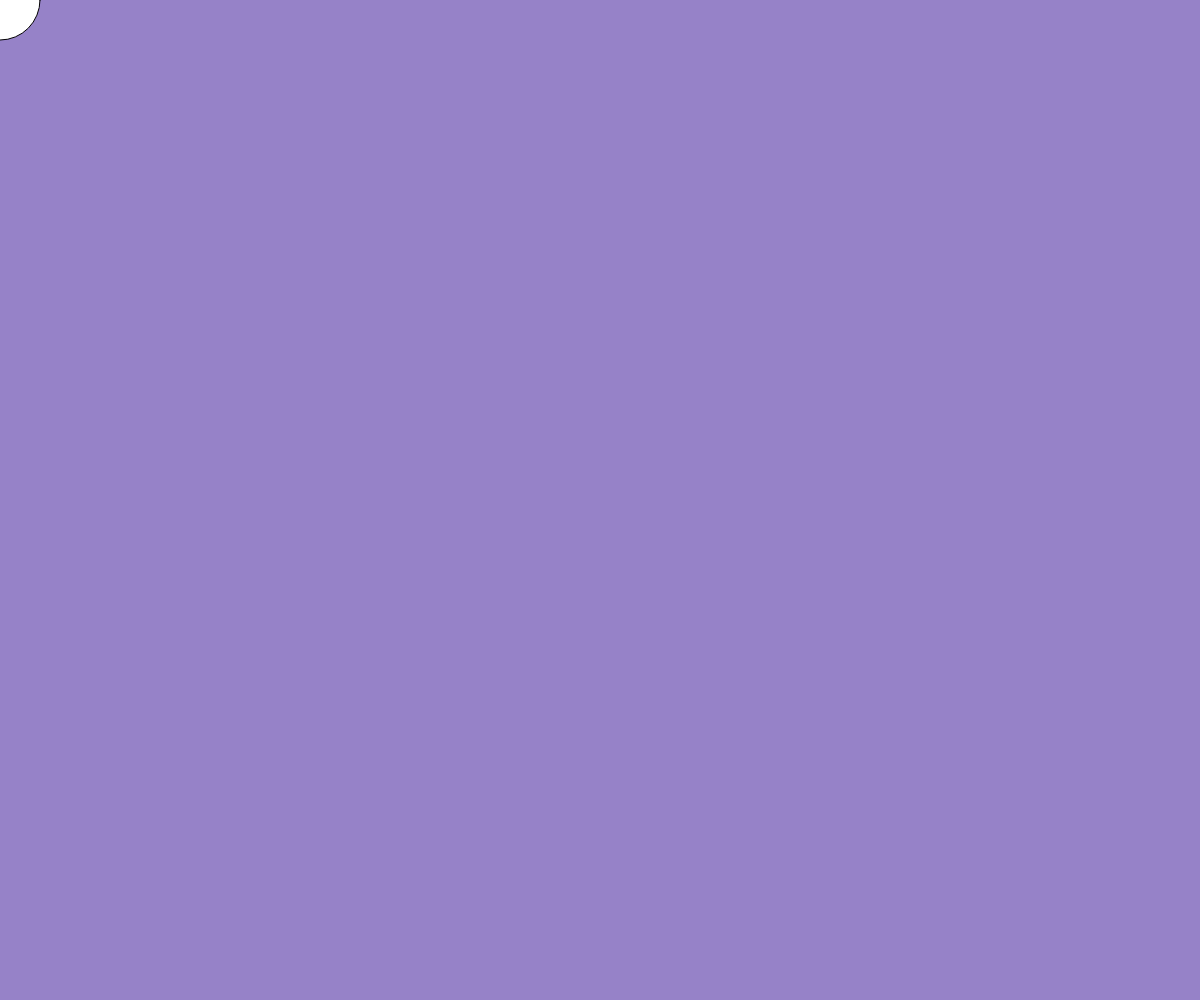
Frame 1 (no input)
Frame 60 (no input): identical to frame 1, image omitted
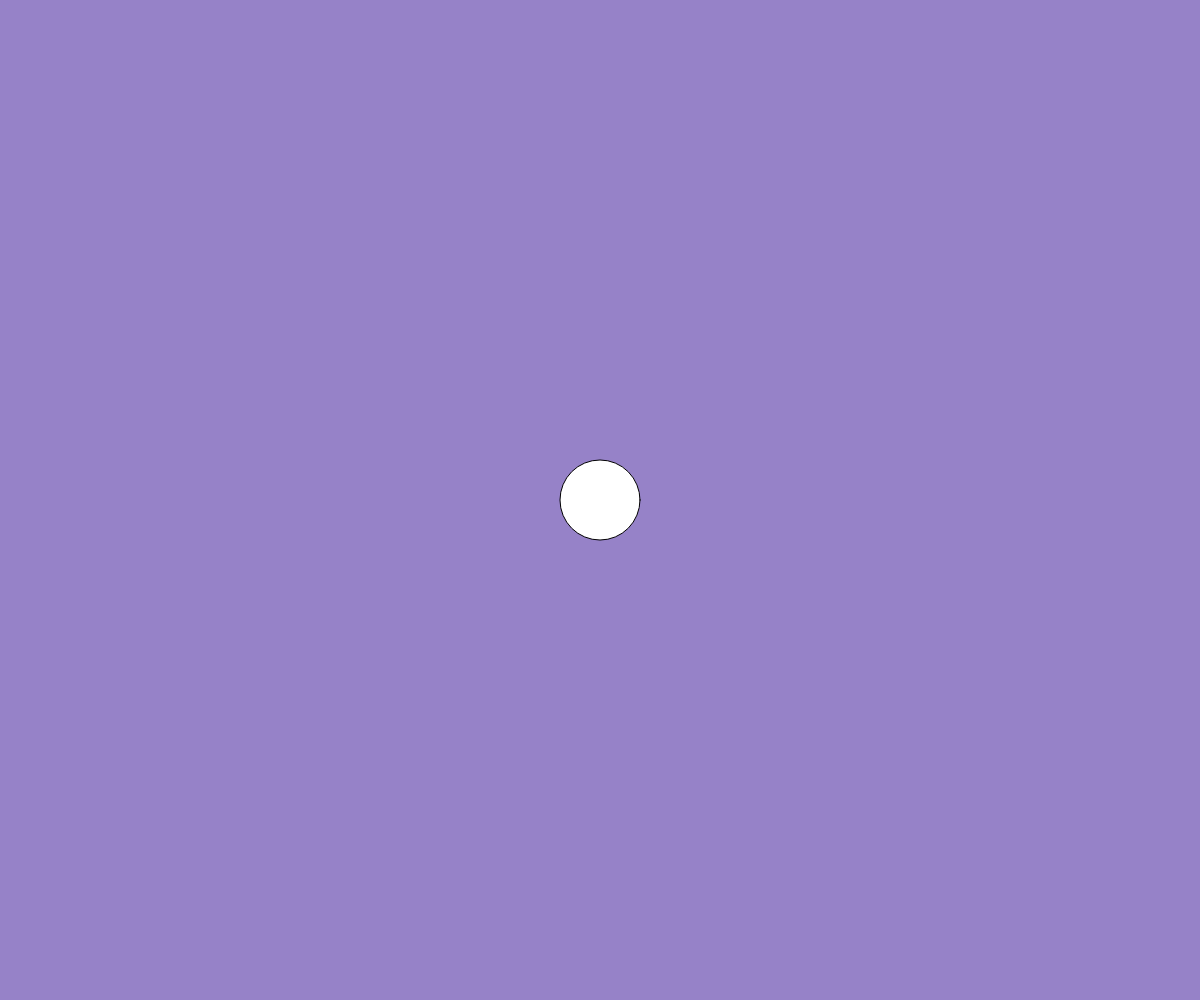
Frame 120 (the mouse pressed at the canvas centre since frame 60)

The p5.js sketch that drew these frames (run headless with seeded random() and noise() and a simulated clock; from frame 60 on, the mouse is pressed at the canvas centre):

// p5.js sketch
// ── sketch.js

function setup() {
	createCanvas(window.innerWidth, window.innerHeight);
}

function draw() {
	background(150, 130, 200);
	ellipse(mouseX, mouseY, 80, 80);
}

window.onresize = function() {
	resizeCanvas(window.innerWidth, window.innerHeight);
}
